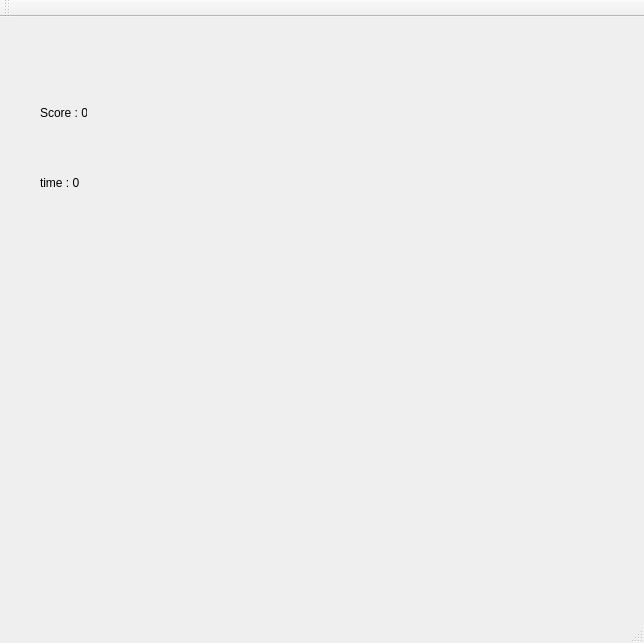
<?xml version="1.0" encoding="UTF-8"?>
<ui version="4.0">
 <class>Window</class>
 <widget class="QMainWindow" name="Window">
  <property name="geometry">
   <rect>
    <x>0</x>
    <y>0</y>
    <width>644</width>
    <height>643</height>
   </rect>
  </property>
  <property name="windowTitle">
   <string>Window</string>
  </property>
  <widget class="QWidget" name="centralWidget">
   <widget class="QLabel" name="label">
    <property name="geometry">
     <rect>
      <x>40</x>
      <y>70</y>
      <width>47</width>
      <height>51</height>
     </rect>
    </property>
    <property name="text">
     <string>Score : 0</string>
    </property>
   </widget>
   <widget class="QLabel" name="label_2">
    <property name="geometry">
     <rect>
      <x>40</x>
      <y>160</y>
      <width>47</width>
      <height>12</height>
     </rect>
    </property>
    <property name="text">
     <string>time : 0</string>
    </property>
   </widget>
   <widget class="QLabel" name="label_3">
    <property name="geometry">
     <rect>
      <x>40</x>
      <y>210</y>
      <width>47</width>
      <height>12</height>
     </rect>
    </property>
    <property name="text">
     <string/>
    </property>
   </widget>
  </widget>
  <widget class="QMenuBar" name="menuBar">
   <property name="geometry">
    <rect>
     <x>0</x>
     <y>0</y>
     <width>644</width>
     <height>21</height>
    </rect>
   </property>
  </widget>
  <widget class="QToolBar" name="mainToolBar">
   <attribute name="toolBarArea">
    <enum>TopToolBarArea</enum>
   </attribute>
   <attribute name="toolBarBreak">
    <bool>false</bool>
   </attribute>
  </widget>
  <widget class="QStatusBar" name="statusBar"/>
 </widget>
 <layoutdefault spacing="6" margin="11"/>
 <resources/>
 <connections/>
</ui>
